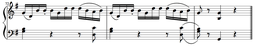
#> input picture test_images/music1.png, 256 x 46 px, shrunk from 1274 x 231 before the run, found by its file name; the run also reads 3 pictures not shown here
$ jupyter execute Part2.ipynb   (shell and % lines are left out)
#> lines starting #> are read from the running program, lines starting #| are printed output that depends on the picture; after the words box and inside, x2 and y2 are one past the last pixel; in counts of white or black regions, pixels touching at a corner belong together
[cell 1]
import numpy as np
from PIL import Image, ImageDraw, ImageFont
from IPython.display import display
import matplotlib.pyplot as plt


def show_image(img, title=None):
    plt.figure(figsize=(8, 6))
    if title:
        plt.title(title)
    if isinstance(img, np.ndarray):
        plt.imshow(img, cmap='gray')
    else:
        plt.imshow(img)
    plt.axis('off')
    plt.show()

[cell 2]
def image_pad(bin_img, pad_h, pad_w):
    H, W = bin_img.shape
    out = np.zeros((H + 2*pad_h, W + 2*pad_w), dtype=np.uint8)
    out[pad_h:pad_h+H, pad_w:pad_w+W] = bin_img
    return out

def morph_erosion(bin_img, struct):
    H, W = bin_img.shape
    sh, sw = struct.shape
    pad_h = sh // 2
    pad_w = sw // 2
    padded = image_pad(bin_img, pad_h, pad_w)
    out = np.zeros_like(bin_img)
    for r in range(H):
        for c in range(W):
            region = padded[r:r+sh, c:c+sw]
            if np.sum(region * struct) == np.sum(struct):
                out[r, c] = 1
            else:
                out[r, c] = 0
    return out

def morph_dilation(bin_img, struct):
    H, W = bin_img.shape
    sh, sw = struct.shape
    pad_h = sh // 2
    pad_w = sw // 2
    padded = image_pad(bin_img, pad_h, pad_w)
    out = np.zeros_like(bin_img)
    for r in range(H):
        for c in range(W):
            region = padded[r:r+sh, c:c+sw]
            if np.sum(region * struct) > 0:
                out[r, c] = 1
            else:
                out[r, c] = 0
    return out

def morph_closing(bin_img, struct):
    eroded = morph_erosion(bin_img, struct)
    closed = morph_dilation(eroded, struct)
    return closed

[cell 3]
def staffl_detection(gray_img, close_len=25, gap_thresh=9):
    bin_img = (gray_img < 128).astype(np.uint8)
    struct = np.ones((1, close_len), dtype=np.uint8)
    closed_img = morph_closing(bin_img, struct)
    H, W = closed_img.shape
    line_rows = []
    for r in range(H):
        black_count = np.sum(closed_img[r, :] == 1)
        if black_count > (0.5 * W):
            line_rows.append(r)
    merged = []
    if line_rows:
        merged.append(line_rows[0])
        for i in range(1, len(line_rows)):
            if (line_rows[i] - line_rows[i-1]) >= gap_thresh:
                merged.append(line_rows[i])
    return merged

def treble_bass_grp(lines, big_jump=50):
    sorted_rows = sorted(lines)
    treble, bass = [], []
    if not sorted_rows:
        return treble, bass
    use_treble = True
    treble.append(sorted_rows[0])
    for i in range(1, len(sorted_rows)):
        if (sorted_rows[i] - sorted_rows[i-1]) > big_jump:
            use_treble = not use_treble
        if use_treble:
            treble.append(sorted_rows[i])
        else:
            bass.append(sorted_rows[i])
    return treble, bass

def lin_sp_estimation(lines):
    if len(lines) < 2:
        return 10
    first_four = sorted(lines)[:4]
    gaps = []
    for i in range(len(first_four) - 1):
        gaps.append(first_four[i+1] - first_four[i])
    if not gaps:
        return 10
    return int(sum(gaps)/len(gaps))

[cell 4]
def inv_norm(pil_img):
    arr = np.array(pil_img.convert('L'), dtype=np.float32) / 255.0
    return 1.0 - arr

def corr_cross(m_arr, t_arr):
    H, W = m_arr.shape
    hT, wT = t_arr.shape
    score_map = np.zeros_like(m_arr)
    for r in range(H - hT):
        for c in range(W - wT):
            region = m_arr[r:r+hT, c:c+wT]
            score_map[r, c] = np.sum(region * t_arr)
    return score_map

class s_bol:
    def __init__(self, x, y, w, h, sym_type, conf=0.0, pitch='_'):
        self.x = x
        self.y = y
        self.w = w
        self.h = h
        self.sym_type = sym_type
        self.conf = conf
        self.pitch = pitch
    def info_str(self):
        return f"{self.y} {self.x} {self.h} {self.w} {self.pitch} {self.conf}"

def dtct_symbols(m_arr, t_arr, label, conf_thresh=0.9):
    score_map = corr_cross(m_arr, t_arr)
    max_val = score_map.max()
    if max_val <= 0:
        return []
    hT, wT = t_arr.shape
    found = []
    for r in range(score_map.shape[0]):
        for c in range(score_map.shape[1]):
            if score_map[r, c] >= (conf_thresh * max_val):
                confidence = (score_map[r, c] / max_val) * 100.0
                found.append(s_bol(x=c, y=r, w=wT, h=hT,
                                    sym_type=label,
                                    conf=round(confidence,2)))
    return found

def comp_iou(s_a, s_b):
    xA = max(s_a.x, s_b.x)
    yA = max(s_a.y, s_b.y)
    xB = min(s_a.x+s_a.w, s_b.x+s_b.w)
    yB = min(s_a.y+s_a.h, s_b.y+s_b.h)
    inter = max(0, xB - xA) * max(0, yB - yA)
    union = (s_a.w*s_a.h) + (s_b.w*s_b.h) - inter
    if union == 0:
        return 0.0
    return inter / union

def non_max_suppression(sym_list, comp_iou_thresh=0.05):
    sym_list = sorted(sym_list, key=lambda s: s.conf, reverse=True)
    final_list = []
    for s in sym_list:
        if not final_list:
            final_list.append(s)
        else:
            overlaps = [comp_iou(s, f) for f in final_list]
            if max(overlaps) < comp_iou_thresh:
                final_list.append(s)
    return final_list

treble_list = [(5.5,'B'),(5.0, 'D'),(3.5, 'G'),(2.5, 'A'),
               (2.0, 'B'),(1.0, 'D'),(-2.0, 'D'), (-1.5, 'A'),
               (-1.0, 'G'), (-0.5, 'F'), (0.0, 'G'), (0.5, 'D'),
               (1.0, 'D'), (1.5, 'B'), (3.0, 'F'), (4.0, 'D'),
               (4.5, 'D'), (5.0, 'D')]
bass_list = [(-1.5, 'C'), (1.0, 'E'), (-2.0, 'D'), (1.5, 'D'),
             (4.0, 'F'), (2.5, 'B'), (3.0, 'A'), (3.5, 'G'),
             (-1.0, 'B'), (5.0, 'D'), (2.0, 'D'), (-0.5, 'B'),
             (0.0, 'F'), (0.5, 'G'), (-2.0, 'C'), (-0.25, 'C'),
             (4.5, 'G')]

def nearest_pitch(value, pitch_dict):
    best_key = None
    best_dist = 10000
    for i in range(-40, 101):
        candidate = i / 2.0
        dist = abs(value - candidate)
        if dist < best_dist:
            best_dist = dist
            best_key = candidate
    return pitch_dict.get(best_key, '_')

def assign_pitch(s_bols, treble_rows, bass_rows, spacing):
    for s in s_bols:
        if s.sym_type != 'filled_note':
            continue
        center_y = s.y + (s.h // 2)
        assigned = False
        for t_row in treble_rows:
            if abs(center_y - t_row) < 6 * spacing:
                ratio_val = (center_y - t_row) / float(s.h)
                s.pitch = nearest_pitch(ratio_val, dict(treble_list))
                assigned = True
                break
        if not assigned:
            for b_row in bass_rows:
                if abs(center_y - b_row) < 6 * spacing:
                    ratio_val = (center_y - b_row) / float(s.h)
                    s.pitch = nearest_pitch(ratio_val, dict(bass_list))
                    break
    return s_bols

def annotate_s_bols(pil_img, s_bols):
    if pil_img.mode != 'RGB':
        pil_img = pil_img.convert('RGB')
    draw_ctx = ImageDraw.Draw(pil_img)
    font = ImageFont.load_default()
    for sym in s_bols:
        if sym.sym_type == 'filled_note':
            rect_color = 'red'
        elif sym.sym_type == 'quarter_rest':
            rect_color = 'green'
        elif sym.sym_type == 'eighth_rest':
            rect_color = 'blue'
        else:
            rect_color = 'red'
        draw_ctx.rectangle([sym.x, sym.y, sym.x + sym.w, sym.y + sym.h],
                           outline=rect_color, width=2)
        if sym.sym_type == 'filled_note' and sym.pitch != '_':
            text_x = sym.x - 10
            text_y = sym.y
            draw_ctx.text((text_x, text_y), sym.pitch, fill='red', font=font)
    return pil_img

def save_results(sym_list, out_txt="detected.txt"):
    with open(out_txt, 'w') as f:
        for s in sym_list:
            f.write(s.info_str() + "\n")

[cell 5]
# Update these paths as needed for your environment.
filled  = 'C:/Users/kumra/OneDrive/Desktop/Git_Projects/CNN_Assignment1/kumar13-pkolimi-vborra-a1/part2/new/img/H1.png'    # Filled note head template
r_img   = 'C:/Users/kumra/OneDrive/Desktop/Git_Projects/CNN_Assignment1/kumar13-pkolimi-vborra-a1/part2/new/img/R1.png'    # Quarter rest template
r_img2  = 'C:/Users/kumra/OneDrive/Desktop/Git_Projects/CNN_Assignment1/kumar13-pkolimi-vborra-a1/part2/new/img/R2.png'    # Eighth rest template

[cell 6]
# Replace 'path_to_music_sheet.png' with the actual path to your music sheet image.
original = Image.open("C:/Users/kumra/OneDrive/Desktop/Git_Projects/CNN_Assignment1/kumar13-pkolimi-vborra-a1/part2/music1.png")
#> original is the input picture: PIL image 256x46 RGB; mean R, G, B 226.2, 226.2, 226.3
display(original)

[cell 7]
gray_img = original.convert('L')
display(gray_img)

# Create a binary image (thresholding at 128) for staff detection
gray_arr = np.array(gray_img, dtype=np.uint8)
bin_img = (gray_arr < 128).astype(np.uint8) * 255  # Multiply by 255 for visualization
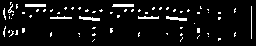
#> bin_img: shape (46, 256); 6.7% white in thin lines or dots, all inside (x1, y1, x2, y2) = (3, 2, 252, 42)
bin_img_pil = Image.fromarray(bin_img.astype(np.uint8))
display('Binary',bin_img_pil)

[cell 8]
struct = np.ones((1, 25), dtype=np.uint8)
closed_img = morph_closing((gray_arr < 128).astype(np.uint8), struct)
#> in image_pad, `out[pad_h:pad_h+H, pad_w:pad_w+W] = bin_img`:
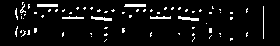
#> out: shape (46, 280); values 0 (black) and 1 (white), 6.1% white in thin lines or dots, all inside (x1, y1, x2, y2) = (15, 2, 264, 42)
#> after the loop in morph_erosion, `for r in range(H):`: out: shape (46, 256); every value is 0
#> in image_pad (call 2), `out[pad_h:pad_h+H, pad_w:pad_w+W] = bin_img`: out: shape (46, 280); every value is 0
closed_img_pil = Image.fromarray((closed_img*255).astype(np.uint8))
display(closed_img_pil)

[cell 9]
lines_found = staffl_detection(gray_arr, close_len=25, gap_thresh=8)
#> after the loop in staffl_detection, `for r in range(H):`: line_rows = []
#> lines_found = []
print("Detected staff lines at rows:", lines_found)
#| Detected staff lines at rows: []


annotated_staff = original.copy() # Draw detected staff lines on a copy of the original image.
draw = ImageDraw.Draw(annotated_staff)
for y in lines_found:
    draw.line([(0, y), (annotated_staff.width, y)], fill="red", width=2)
#> this loop made 0 passes
display(annotated_staff)

[cell 10]
treble_rows, bass_rows = treble_bass_grp(lines_found, big_jump=50)
#> treble_rows = []; bass_rows = []
spacing = lin_sp_estimation(lines_found)
#> spacing = 10
print("Treble rows:", treble_rows)
#| Treble rows: []
print("Bass rows:", bass_rows)
#| Bass rows: []
print("Estimated staff spacing:", spacing)
#| Estimated staff spacing: 10

[cell 11]
m_arr = inv_norm(original)
#> in inv_norm, `return 1.0 - arr`:
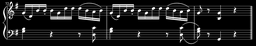
#> returned value: shape (46, 256) float32; min 0, max 1, mean 0.113
m_arr_disp = (m_arr * 255).astype(np.uint8)
m_arr_pil = Image.fromarray(m_arr_disp)
display(m_arr_pil)

[cell 12]
tmpl_fill = Image.open(filled)
fill_arr = inv_norm(tmpl_fill)
syms_f = dtct_symbols(m_arr, fill_arr, label='filled_note', conf_thresh=0.90)
#> after the loop in corr_cross, `for r in range(H - hT):`:
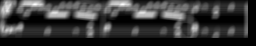
#> score_map: shape (46, 256) float32; min 0, max 22.93, mean 4.9; drawn with min black and max white
#> in dtct_symbols, `max_val = score_map.max()`: max_val = 22.93
#> after the loop in dtct_symbols, `for r in range(score_map.shape[0]):`: found = 13 items
#> syms_f = 13 items
syms_f = non_max_suppression(syms_f)
#> the loop in non_max_suppression, `for s in sym_list:` made 13 passes
#> overlaps on passes 2 to 13: [0], [0, 0.778], [0.778, 0], [0.778, 0], [0, 0.6], [0, 0.778], [0.6, 0], [0, 0.62], [0.778, 0], [0.62, 0], [0.6, 0], [0, 0.778]
#> after the loop in non_max_suppression, `for s in sym_list:`: final_list = 2 items
#> syms_f = 2 items
print("Detected filled notes:", len(syms_f))
#| Detected filled notes: 2


annotated_notes = original.copy() # Drawing detected filled note bounding boxes on a copy of the original image.
draw_notes = ImageDraw.Draw(annotated_notes)
for sym in syms_f:
    draw_notes.rectangle([sym.x, sym.y, sym.x+sym.w, sym.y+sym.h], outline="red", width=2)
#> this loop made 2 passes
display(annotated_notes)
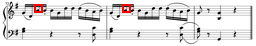
#> shown: PIL image 256x46 RGB; mean R, G, B 227.1, 224.7, 224.7

[cell 13]
tmpl_quarter = Image.open(r_img) # Detect quarter rests
q_arr = inv_norm(tmpl_quarter)
syms_q = dtct_symbols(m_arr, q_arr, label='quarter_rest', conf_thresh=0.98)
#> after the loop in corr_cross (call 2), `for r in range(H - hT):`:
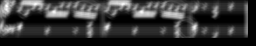
#> score_map: shape (46, 256) float32; min 0, max 11.72, mean 2.52; drawn with min black and max white
#> syms_q = 2 items
syms_q = non_max_suppression(syms_q)
#> the loop in non_max_suppression (call 2), `for s in sym_list:` made 2 passes
#> overlaps on pass 2: [0.778]
#> syms_q = 1 item
print("Detected quarter rests:", len(syms_q))
#| Detected quarter rests: 1


tmpl_eighth = Image.open(r_img2) # Detect eighth rests
e_arr = inv_norm(tmpl_eighth)
syms_e = dtct_symbols(m_arr, e_arr, label='eighth_rest', conf_thresh=0.89)
#> after the loop in corr_cross (call 3), `for r in range(H - hT):`:
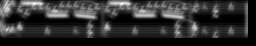
#> score_map: shape (46, 256) float32; min 0, max 10.27, mean 1.94; drawn with min black and max white
#> syms_e = 9 items
syms_e = non_max_suppression(syms_e)
#> syms_e = 2 items
print("Detected eighth rests:", len(syms_e))
#| Detected eighth rests: 2

[cell 14]
all_s_bols = []
all_s_bols.extend(syms_f)
all_s_bols.extend(syms_q)
all_s_bols.extend(syms_e)

final_syms = assign_pitch(all_s_bols, treble_rows, bass_rows, spacing)
#> the loop in assign_pitch, `for s in s_bols:` made 5 passes
#> center_y on passes 1 to 2: 8, 8
#> final_syms = 5 items
final_annotated = annotate_s_bols(original.copy(), final_syms)
#> the loop in annotate_s_bols, `for sym in s_bols:` made 5 passes
#> rect_color on passes 1 to 5: 'red', 'red', 'green', 'blue', 'blue'
display(final_annotated)
